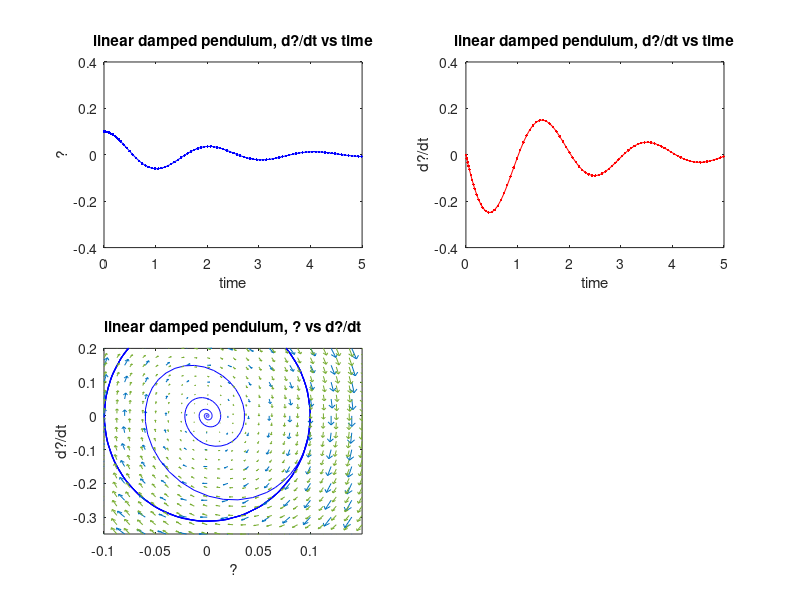

The MATLAB source for this figure: (Note: this script raises an error after producing the figure.)
%% Lab 11
% Thomas Nocera

%% Problem 1

close all;
g = 9.8;
l = 1;
theta0 = [.1; 0];

f =@(t, x) [x(2);  -(g / l) * x(1)];

[t, x] = ode45(f,[0,10],theta0);

subplot(2,2,1);
plot(t,x(:,1),'b.-');
xlim([0 5])
ylim([-0.4 0.4])
title('linear undamped pendulum, theta vs time')
xlabel('time')
ylabel('?');
subplot(2,2,2);
plot(t,x(:,2),'r.-');
xlim([0 5]);
ylim([-0.4 0.4]);
title('linear undamped pendulum, dtheta/dt vs time');
xlabel('time');
ylabel('dtheta/dt');
subplot(2,2,3);

plot(x(:,1),x(:,2),'b-');
hold on;
xlim([-.2 .2]);
ylim([-.5 .5]);

x1 = linspace(-.2, .2, 21);
x2 = linspace(-.5, .5, 21);
[X1,X2] = meshgrid(x1,x2);
F1 = X2;
F2 = - (g / l) * X1;

quiver(x1,x2,F1,F2);

title('linear undamped pendulum, ? vs d?/dt');
xlabel('?');
ylabel('d?/dt');

%% Problem 2

close all;
g = 9.8;
l = 1;
alpha = 1;
m = 1;
theta0 = [.1; 0];

f =@(t, x) [x(2);  -(g / l) * x(1) - (alpha/m) * x(2)];

[t x] = ode45(f,[0,10],theta0);

subplot(2,2,1);
plot(t,x(:,1),'b.-');
xlim([0 5]);
ylim([-0.4 0.4]);
title('linear damped pendulum, d?/dt vs time');
xlabel('time');
ylabel('?');
subplot(2,2,2);
plot(t,x(:,2),'r.-');
title('linear damped pendulum, d?/dt vs time');
xlabel('time');
ylabel('d?/dt');
xlim([0 5]);
ylim([-0.4 0.4]);
subplot(2,2,3);

plot(x(:,1),x(:,2),'b-');
hold on;
xlim([-.1 .15]);
ylim([-.35 .2]);

x1 = linspace(-.1, .15, 21);
x2 = linspace(-.35, .2, 21);
[X1,X2] = meshgrid(x1,x2);
F1 = X2;
F2 = - (g / l) * X1 - (alpha/m) * X2;

quiver(x1,x2,F1,F2);

title('linear damped pendulum, ? vs d?/dt');
xlabel('?');
ylabel('d?/dt');

%% Problem 3

close all;
g = 9.8;
l = 1;
theta0 = [.5; 0]; %theta0's recorded in data.asc

f =@(t, x) [x(2);  -(g / l) * sin(x(1))];
[t,x] = ode45(f,[0,10],theta0);

T = load('data.asc');

omega = 2*pi./T(:,2)

plot(T(:,1),omega,'bo');
hold on

c = -.2

subplot(2,2,1);
x1 = linspace(0,2,100);
omega1 = sqrt(g/l)+c.*x1.^2;
plot(x1,omega1,'r-');
title('theta0 versus omega');
xlabel('omega');
ylabel('theta0');

subplot(2,2,2);
plot(x(:,1),x(:,2),'b-');
xlim([-8 8]);
ylim([-10 10]);
xlabel('theta');
ylabel('dtheta/dt');
hold on;

x1 = linspace(-8, 8, 21);
x2 = linspace(-10, 10, 21);
[X1,X2] = meshgrid(x1,x2);
F1 = X2;
F2 = - (g / l) * sin(X1);

quiver(x1,x2,F1,F2);

% The value of c is the constant that determines the quadradic relation
% between omega and theta
% A real pendulum would run slower than this because it would have air
% resistence

%% Problem 4

close all;
g = 9.8;
l = 1;
m = 1;
alpha = 1;

for i = -10:1:10
    
    theta0 = [0;i];

    f =@(t, x) [x(2);  -(g / l) * sin(x(1)) - alpha / m*x(2)];
    [t,x] = ode45(f,[0,20],theta0);

    plot(x(:,1),x(:,2),'b-');
    xlim([-8 8]);
    ylim([-10 10]);
    xlabel('theta');
    ylabel('dtheta/dt');
    hold on;

end

x1 = linspace(-8, 8, 21);
x2 = linspace(-10, 10, 21);
[X1,X2] = meshgrid(x1,x2);
F1 = X2;
F2 = - (g / l) * sin(X1) - (alpha/m) * X2;

quiver(x1,x2,F1,F2);

% a.) The nonlinear pendulum can vary a lot more and has much more
% unpredictable movements.

% b.) The first movement is it just going in foreverback and forth, the
% second would be it making a loop forever

% c.) They all settle at dtheta/dt = 0, meaning it stops, the two side ones
% i think make a loop, and goes all the way around back to its starting
% point, one going one way the other the other way.

% d.) There would be an infinite amount of trajectories that make different
% loops, that then converge to npi where n is an integer.
